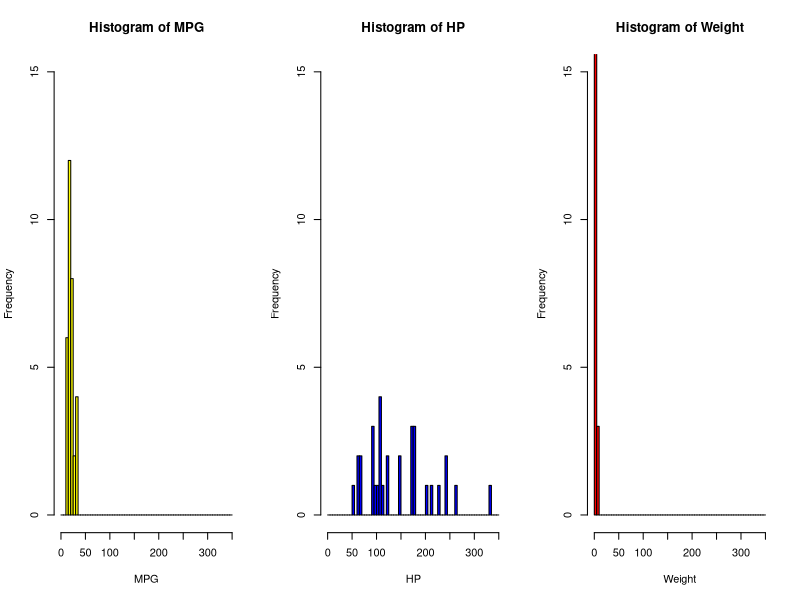

Reproduce this figure in R. (Note: this script raises an error after producing the figure.)
# Author: Pradeep Singh
# Email: pradeepsingh7890@live.com

# Use the built-in dataset mtcars in R.
# Run "?mtcars" in RStudio console to get the data set description.

mtcars
attach(mtcars)

# creating a new data set -- "my cars"
mycars <- data.frame(mpg, hp, wt, am)
attach(mycars)

# rename the 3rd and 4th column
colnames(mycars)[4] <- "transmission"
colnames(mycars)[3] <- "weight"
attach(mycars)

# transmission as a factor with levels -- Automatic & Manual
transmission <- ifelse(transmission == "1", "Automatic", "Manual")
transmission = factor(transmission)
levels(transmission)

#-------------------------------------------------

break.pt <- seq(from=0, to=350, by=5)

# histogram of variables -- "mpg", "hp", "weight"
par(mfrow=c(1,3))
hist(mpg, main = "Histogram of MPG", breaks = break.pt,
     xlab = "MPG",col = "yellow", ylim=c(0, 15))
hist(hp, main = "Histogram of HP", breaks = break.pt,
     xlab = "HP",col = "blue", ylim=c(0, 15))
hist(weight, main = "Histogram of Weight", breaks = break.pt,
     xlab = "Weight",col = "red", ylim=c(0, 15))
dev.off()

#-------------------------------------------------
# summary statistics for "mycars"
summary(mycars)
# summary stat by transmission type -- automatic and manual
by(mycars, transmission, summary)

#----------------------------------------------------

# function to calculate S.D. of a given vector
myoutput <- function(x){ 
  myvector <- c(sd(x))
  names(myvector) <- c("sample sd")
  return(myvector) }

# sample S.D. of each variables by transmission type
# variable: mpg
tapply(mpg, transmission, myoutput)

# variable: hp
tapply(hp, transmission, myoutput)

# variable: weight
tapply(weight, transmission, myoutput)

# variable: am = transmission
tapply(am, transmission, myoutput)

#-----------------------------------------------------

# export the summary() O/P in a .txt file
summary_stat <- summary(mycars)
capture.output(summary_stat, file = "summary_stat.txt")

# summary stat by transmission type -- automatic and manual
summary_stat_group <- by(mycars, transmission, summary)
capture.output(summary_stat_group, file = "summary_stat_group.txt")

#-----------------------------------------------------

# split hp data by transmission
split(hp, transmission)

#--------------------------------------------------

# sort the data by tranmission type and mpg (increasing order)
sort(mpg,transmission, decreasing = FALSE)
sort(hp,transmission, decreasing = FALSE)
sort(weight,transmission, decreasing = FALSE)

sort(mycars$transmission, mpg, decreasing = FALSE)
sort(hp, mpg, decreasing = FALSE)
sort(weight, mpg, decreasing = FALSE)

#------------------------------------------------------

# Plotting (x,y)-pairs together with Least-Sqaures line
y <- hp
x <- mpg

# exporting the regression plot to PDF
pdf("Regression_plot.pdf",width=6, height=3) 
plot(x,y, xlab = "MPG", ylab = "HP", 
     main = "Linear relationship by type of Transmision")
fit <- lm(y ~ x)
abline(fit, col = "red")
dev.off()

plot(x,y, xlab = "MPG", ylab = "HP", 
     main = "Linear relationship by type of Transmision (Automatic vs Manual)")
points(x[transmission=="Automatic"], y[transmission=="Automatic"] , col="red", pch = 2, cex = 0.5) 
points(x[transmission=="Manual"], y[transmission=="Manual"] , col="blue", pch = 3, cex = 0.5)
fit.A <- lm(y ~ x, subset = transmission=="Automatic")
fit.M <- lm(y ~ x, subset=transmission=="Manual")

points(y[transmission=="Automatic"], x[transmission=="Automatic"] , col="red", pch = 2, cex = 0.5) 
points(y[transmission=="Manual"], x[transmission=="Manual"] , col="blue", pch = 3, cex = 0.5)
abline(fit.A, col="red")
abline(fit.M, col="blue")
legend("topright", c("Automatic", "Manual"), col=c("red", "blue"), 
       pch = c(2,3), title = "Cars Type", cex = 1)

#-----------------------------------------------------------
 

